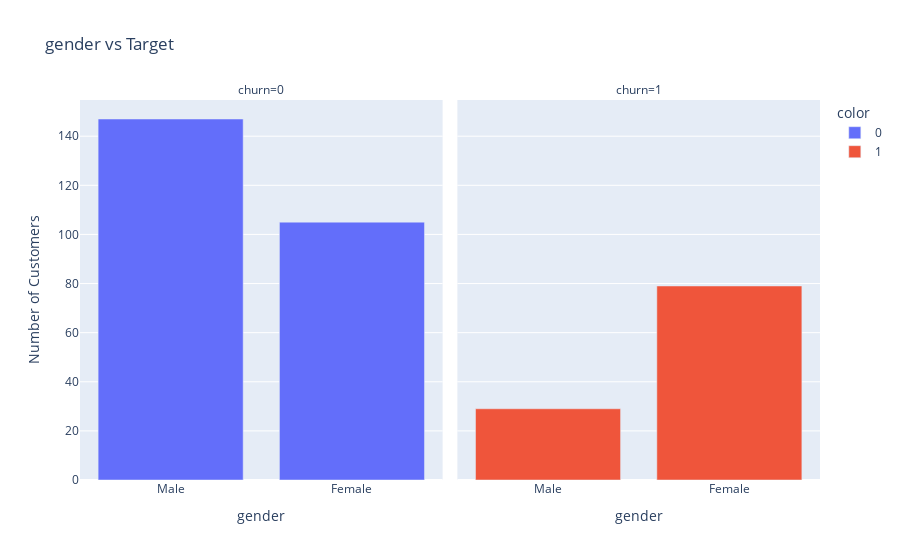
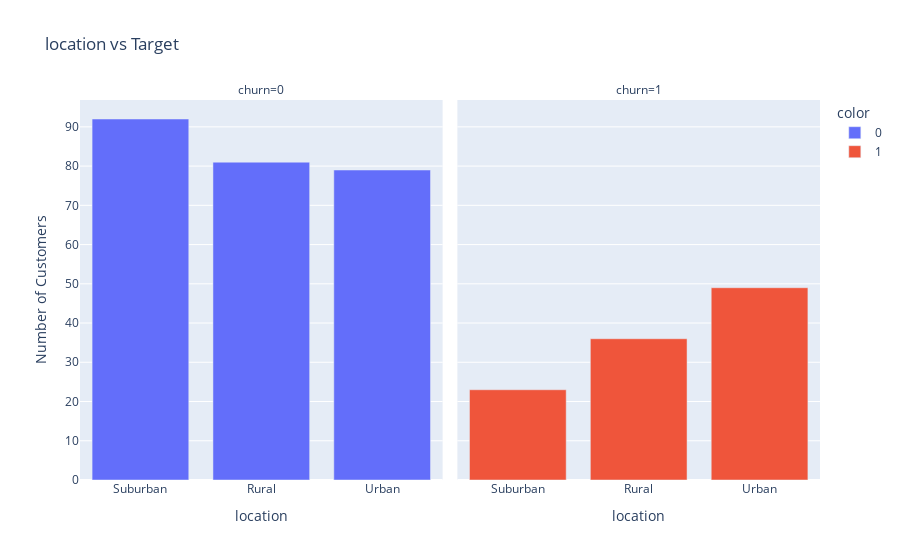
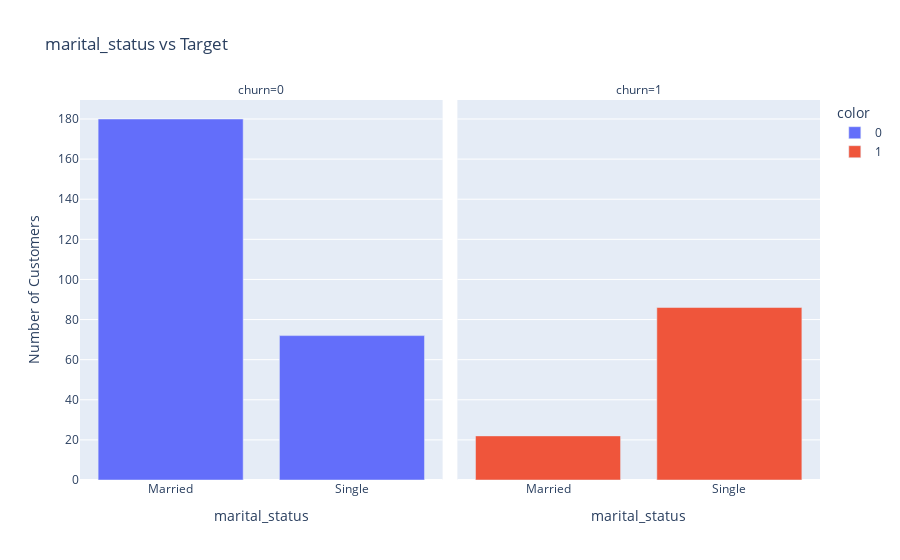

Write notebook code for charts like these, in order.
### Markdown cell above
__Categorical features__

### Code cell
plot_columns = ['gender','location','marital_status','education','subscription_plan']
for plot in plot_columns:
    new_df = pd.DataFrame(
        prepared_df[[plot, 'churn']]
        .groupby(['churn'])
        .value_counts()
        .reset_index()
    )

    # Plot Category feature vs label
    fig = px.bar(
        data_frame=new_df, 
        x=plot, 
        y='count', 
        facet_col='churn', 
        color=new_df['churn'].astype(str), # convert it to string to avoid continuous scale on legend
        title=f'{plot} vs Target'
    )

    fig.update_layout(xaxis_title=plot, yaxis_title='Number of Customers')
    fig.show()

### Figure 1 — Plotly figure (JSON) as saved in the notebook; plotly's stock layout.template omitted (floating-point values rounded to 4 significant figures)
{"data": [{"alignmentgroup": "True", "hovertemplate": "color=0<br>churn=0<br>gender=%{x}<br>count=%{y}<extra></extra>", "legendgroup": "0", "marker": {"color": "#636efa", "pattern": {"shape": ""}}, "name": "0", "offsetgroup": "0", "orientation": "v", "showlegend": true, "textposition": "auto", "type": "bar", "x": ["Male", "Female"], "xaxis": "x", "y": [147, 105], "yaxis": "y"}, {"alignmentgroup": "True", "hovertemplate": "color=1<br>churn=1<br>gender=%{x}<br>count=%{y}<extra></extra>", "legendgroup": "1", "marker": {"color": "#EF553B", "pattern": {"shape": ""}}, "name": "1", "offsetgroup": "1", "orientation": "v", "showlegend": true, "textposition": "auto", "type": "bar", "x": ["Female", "Male"], "xaxis": "x2", "y": [79, 29], "yaxis": "y2"}], "layout": {"annotations": [{"font": {}, "showarrow": false, "text": "churn=0", "x": 0.245, "xanchor": "center", "xref": "paper", "y": 1, "yanchor": "bottom", "yref": "paper"}, {"font": {}, "showarrow": false, "text": "churn=1", "x": 0.755, "xanchor": "center", "xref": "paper", "y": 1, "yanchor": "bottom", "yref": "paper"}], "barmode": "relative", "legend": {"title": {"text": "color"}, "tracegroupgap": 0}, "title": {"text": "gender vs Target"}, "xaxis": {"anchor": "y", "domain": [0, 0.49], "title": {"text": "gender"}}, "xaxis2": {"anchor": "y2", "domain": [0.51, 1], "matches": "x", "title": {"text": "gender"}}, "yaxis": {"anchor": "x", "domain": [0, 1], "title": {"text": "Number of Customers"}}, "yaxis2": {"anchor": "x2", "domain": [0, 1], "matches": "y", "showticklabels": false}}}

### Figure 2 — Plotly figure (JSON) as saved in the notebook; plotly's stock layout.template omitted (floating-point values rounded to 4 significant figures)
{"data": [{"alignmentgroup": "True", "hovertemplate": "color=0<br>churn=0<br>location=%{x}<br>count=%{y}<extra></extra>", "legendgroup": "0", "marker": {"color": "#636efa", "pattern": {"shape": ""}}, "name": "0", "offsetgroup": "0", "orientation": "v", "showlegend": true, "textposition": "auto", "type": "bar", "x": ["Suburban", "Rural", "Urban"], "xaxis": "x", "y": [92, 81, 79], "yaxis": "y"}, {"alignmentgroup": "True", "hovertemplate": "color=1<br>churn=1<br>location=%{x}<br>count=%{y}<extra></extra>", "legendgroup": "1", "marker": {"color": "#EF553B", "pattern": {"shape": ""}}, "name": "1", "offsetgroup": "1", "orientation": "v", "showlegend": true, "textposition": "auto", "type": "bar", "x": ["Urban", "Rural", "Suburban"], "xaxis": "x2", "y": [49, 36, 23], "yaxis": "y2"}], "layout": {"annotations": [{"font": {}, "showarrow": false, "text": "churn=0", "x": 0.245, "xanchor": "center", "xref": "paper", "y": 1, "yanchor": "bottom", "yref": "paper"}, {"font": {}, "showarrow": false, "text": "churn=1", "x": 0.755, "xanchor": "center", "xref": "paper", "y": 1, "yanchor": "bottom", "yref": "paper"}], "barmode": "relative", "legend": {"title": {"text": "color"}, "tracegroupgap": 0}, "title": {"text": "location vs Target"}, "xaxis": {"anchor": "y", "domain": [0, 0.49], "title": {"text": "location"}}, "xaxis2": {"anchor": "y2", "domain": [0.51, 1], "matches": "x", "title": {"text": "location"}}, "yaxis": {"anchor": "x", "domain": [0, 1], "title": {"text": "Number of Customers"}}, "yaxis2": {"anchor": "x2", "domain": [0, 1], "matches": "y", "showticklabels": false}}}

### Figure 3 — Plotly figure (JSON) as saved in the notebook; plotly's stock layout.template omitted (floating-point values rounded to 4 significant figures)
{"data": [{"alignmentgroup": "True", "hovertemplate": "color=0<br>churn=0<br>marital_status=%{x}<br>count=%{y}<extra></extra>", "legendgroup": "0", "marker": {"color": "#636efa", "pattern": {"shape": ""}}, "name": "0", "offsetgroup": "0", "orientation": "v", "showlegend": true, "textposition": "auto", "type": "bar", "x": ["Married", "Single"], "xaxis": "x", "y": [180, 72], "yaxis": "y"}, {"alignmentgroup": "True", "hovertemplate": "color=1<br>churn=1<br>marital_status=%{x}<br>count=%{y}<extra></extra>", "legendgroup": "1", "marker": {"color": "#EF553B", "pattern": {"shape": ""}}, "name": "1", "offsetgroup": "1", "orientation": "v", "showlegend": true, "textposition": "auto", "type": "bar", "x": ["Single", "Married"], "xaxis": "x2", "y": [86, 22], "yaxis": "y2"}], "layout": {"annotations": [{"font": {}, "showarrow": false, "text": "churn=0", "x": 0.245, "xanchor": "center", "xref": "paper", "y": 1, "yanchor": "bottom", "yref": "paper"}, {"font": {}, "showarrow": false, "text": "churn=1", "x": 0.755, "xanchor": "center", "xref": "paper", "y": 1, "yanchor": "bottom", "yref": "paper"}], "barmode": "relative", "legend": {"title": {"text": "color"}, "tracegroupgap": 0}, "title": {"text": "marital_status vs Target"}, "xaxis": {"anchor": "y", "domain": [0, 0.49], "title": {"text": "marital_status"}}, "xaxis2": {"anchor": "y2", "domain": [0.51, 1], "matches": "x", "title": {"text": "marital_status"}}, "yaxis": {"anchor": "x", "domain": [0, 1], "title": {"text": "Number of Customers"}}, "yaxis2": {"anchor": "x2", "domain": [0, 1], "matches": "y", "showticklabels": false}}}
